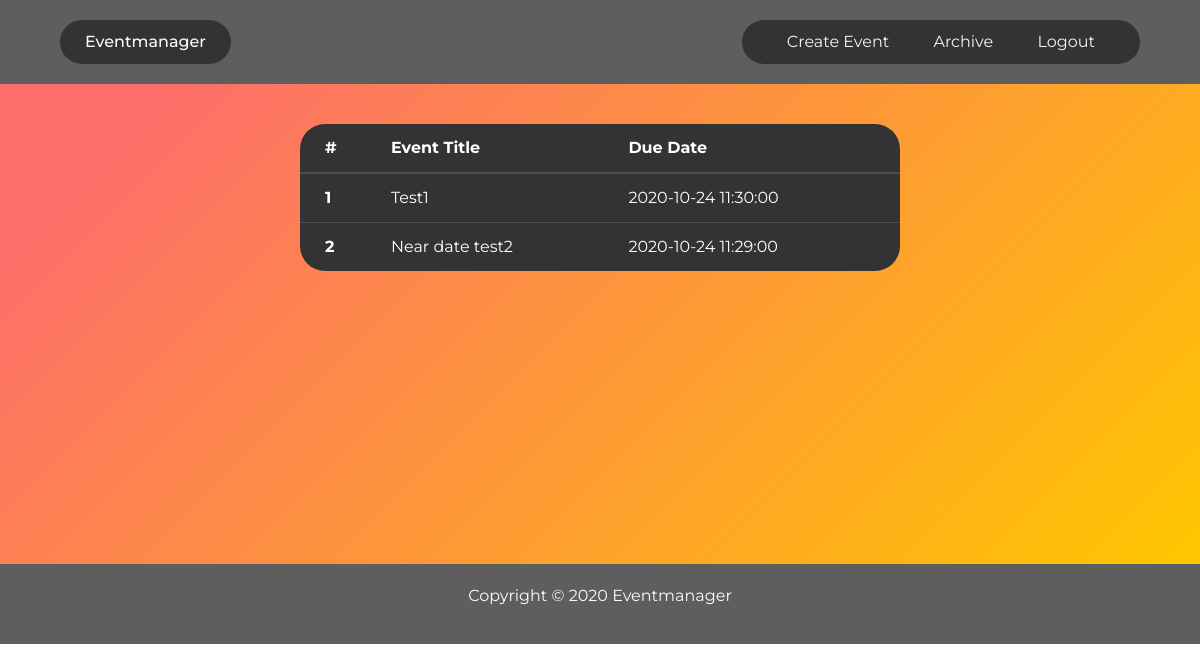
The app's page /archive (signed in), older data.
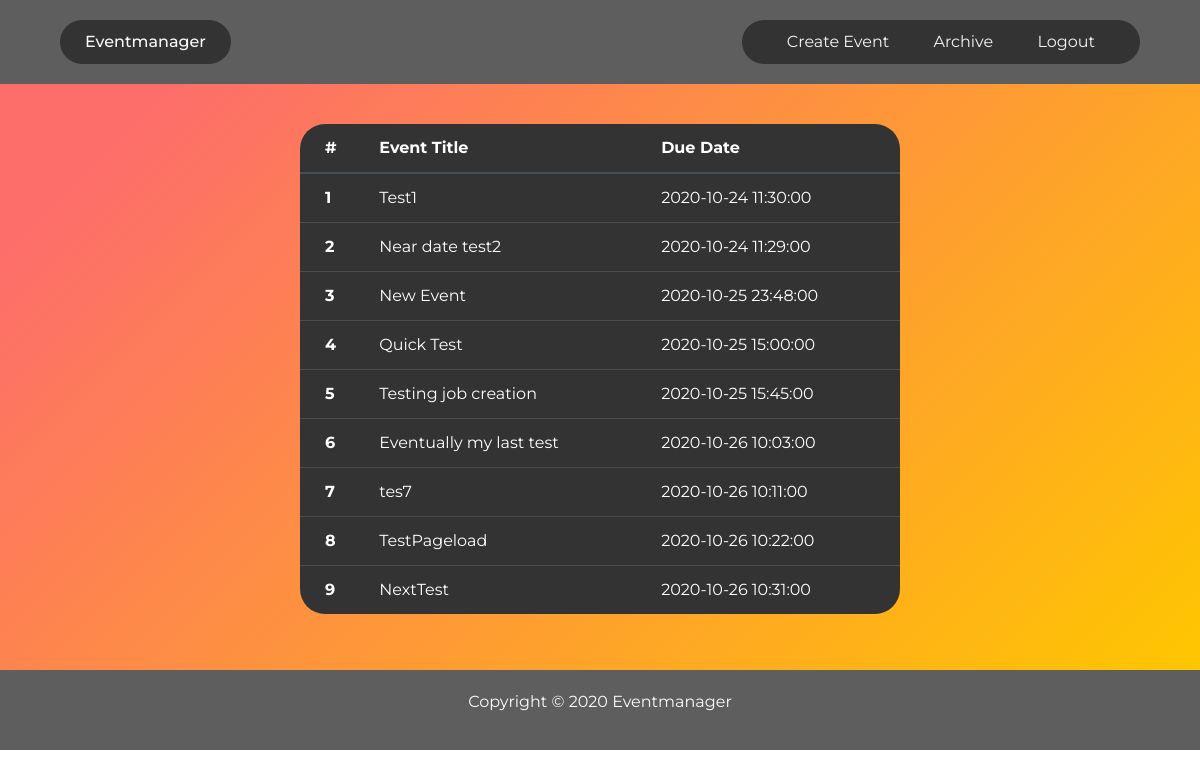
The same page, newer data.
### app/models.py (models this page shows, shortened)
class Event (db.Model):
    id = db.Column(db.Integer, primary_key=True)
    title = db.Column(db.String, nullable=False)
    created = db.Column(
        db.DateTime, nullable=False, default=datetime.utcnow)
    due_date = db.Column(db.DateTime, nullable=False)
    description = db.Column(db.Text)
    archived = db.Column(db.Boolean, nullable=False, default=False)
    user_id = db.Column(db.Integer, db.ForeignKey('user.id'), nullable=False)

### app/routes.py (the view)
@app.route("/archive")
@login_required
def archive():
    events = Event.query.filter_by(
        user_id=current_user.id).filter_by(archived=True).all()
    return render_template("archive.html", title="Archive", events=events)

### app/models.py (called while the page is built)
@login_manager.user_loader
def load_user(user_id):
    return User.query.get(int(user_id))

### app/routes.py (called while the page is built)
@app.after_request
def after_request(response):
    response.headers["Cache-Control"] = "no-cache, no-store, must-revalidate"
    response.headers["Expires"] = 0
    response.headers["Pragma"] = "no-cache"
    return response

### app/templates/archive.html (shortened to what this page needs)
{% extends "layout.html" %}
{% block content %}
<div class="container_colored">
    <div class="container_content container_table">
        <table class="table table-dark">
            <thead>
                <tr>
                    <th scope="col" class="left_element">#</th>
                    <th scope="col">Event Title</th>
                    <th scope="col">Due Date</th>
                  </tr>
            </thead>
            <tbody>
            {% if events is defined and events|length > 0 %}
                {% for event in events %}
                    <tr>
                    <th scope="row" class="left_element">{{loop.index}}</th>
                    <td>{{event.title}}</td>
                    <td>{{event.due_date}}</td>
                    </tr>
                {% endfor %}
            {% else %}
            <tr>
                <th scope="row" class="left_element"></th>
                <td></td>
                <td></td>
            </tr>
            {% endif %}
            </tbody>
        </table>
    </div>
</div>
{% endblock content %}

### app/templates/layout.html (shortened to what this page needs)
<!DOCTYPE html>
<html>
<head>
    <link rel="stylesheet" type="text/css" href="{{ url_for('static', filename='css/styles.css') }}">
    <link rel="stylesheet" href="https://cdn.jsdelivr.net/npm/bootstrap@4.5.3/dist/css/bootstrap.min.css"
>
    <link rel="stylesheet" href="https://netdna.bootstrapcdn.com/font-awesome/4.7.0/css/font-awesome.css" />
    <link rel="stylesheet" href="https://cdnjs.cloudflare.com/ajax/libs/highlight.js/9.9.0/styles/github.min.css" />
    <link rel="stylesheet" href="https://tempusdominus.github.io/bootstrap-4/theme/css/tempusdominus-bootstrap-4.css" />
</head>
<body>
    <header class="header_flex">
        <div class="link_flexbox_container">
            {% if current_user.is_authenticated %}
            <a class="logo" href="{{url_for("overview")}}"><button class="logo_button">Eventmanager</button></a>
            {% else %}
            <a class="logo" href="{{url_for("home")}}"><button class="logo_button">Eventmanager</button></a>
            {% endif %}
        </div>
        <nav class="navbar_items_links">
            {% if current_user.is_authenticated %}
            <ul class="navbar_list_container">
                <li class="nav_item"><a class="nav_link" href="{{url_for("create")}}">Create Event</a></li>
                <li class="nav_item"><a class="nav_link" href="{{url_for("archive")}}">Archive</a></li>
                <li class="nav_item"><a class="nav_link" href="{{url_for("logout")}}">Logout</a></li>
            </ul>
            {% else %}
            <ul class="navbar_list_container">
                <li class="nav_item"><a class="nav_link" href="{{url_for("login")}}">Login</a></li>
                <li class="nav_item"><a class="nav_link" href="{{url_for("register")}}">Register</a></li>
            </ul>
            {% endif %}
        </nav>
    </header>
    <main role="main">
        {% block content %}{% endblock %}
    </main>
    <footer class="main-footer">
        <p>Copyright &copy; 2020 Eventmanager</p>
    </footer>
</body>
</html>

### app/static/css/styles.css (style rules this page uses)
* { box-sizing: border-box; margin: 0; padding: 0; font-family: "Montserrat", sans-serif; }
body { background-color:#FCFAF9; color: rgb(85,85,85); }
.container_colored { width: 100%; padding-top: 40px; padding-bottom: 40px; overflow: hidden; background-image: linear-gradient( 135deg, #FD6E6A 10%, #FFC600 100%); }
.container_content { width:80%; margin: auto; overflow:hidden; }
.link_flexbox_container { flex: 1; }
.header_flex { display: flex; justify-content: flex-start; align-items: center; padding: 20px 5%; background-color: #5E5E5E; border-style: none; }
.logo { cursor: pointer; color: rgb(244, 244, 244); background-color: #5E5E5E; border-width: 1px; border-radius: 25px; }
.logo_button { font-family: "Montserrat", sans-serif; font-weight: 500; font-size: 16px; color: #FCFAF9; padding: 10px 25px; background-color: #333333; border: none; border-width: 1px; border-radius: 25px; outline: none; cursor: pointer; transition: all 0.3s ease 0s; }
.navbar_items_links { background-color: #333333; padding: 10px 25px; border: none; border-radius: 25px; border: none; border-width: 1px; }
.navbar_list_container { margin: 0; }
.nav_item { background-color: #333333; font-size: 16px; list-style: none; display: inline-block; padding: 0px 20px; }
.nav_link { background-color: #333333; font-size: 16px; text-decoration: none; color: rgb(244, 244, 244); transition: all 0.3s ease 0s; }
.main-footer { background: #5E5E5E; color:#FCFAF9; text-align: center; padding:20px; }
.container_content.container_table { min-height: 400px; width: 50%; }
.table { border-radius: 25px; }
.table-dark { background-color: #333333 !important; }
.table thead th { border-top: none !important; }
.table .left_element { padding-left: 25px; }

Row changes from the older to the newer data that the page shows:
now on this page (row edited): Event: title "New Event", due_date "2020-10-25 23:48:00"
added Event: title "Quick Test", due_date "2020-10-25 15:00:00"
added Event: title "Testing job creation", due_date "2020-10-25 15:45:00"
added Event: title "Eventually my last test", due_date "2020-10-26 10:03:00"
added Event: title "tes7", due_date "2020-10-26 10:11:00"
added Event: title "TestPageload", due_date "2020-10-26 10:22:00"
added Event: title "NextTest", due_date "2020-10-26 10:31:00"
